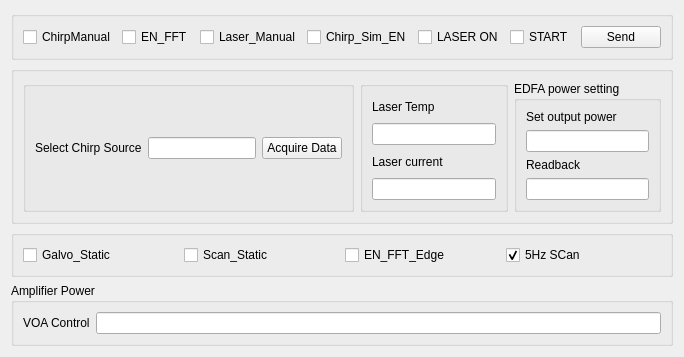
         <widget class="QWidget" name="tab_5">
          <attribute name="title">
           <string>LASER</string>
          </attribute>
          <layout class="QVBoxLayout" name="verticalLayout_12">
           <item>
            <widget class="QGroupBox" name="groupBox_23">
             <property name="title">
              <string/>
             </property>
             <layout class="QHBoxLayout" name="horizontalLayout_12">
              <item>
               <widget class="QCheckBox" name="cb_ChirpMan">
                <property name="text">
                 <string>ChirpManual</string>
                </property>
               </widget>
              </item>
              <item>
               <widget class="QCheckBox" name="cb_ENFFT">
                <property name="text">
                 <string>EN_FFT</string>
                </property>
               </widget>
              </item>
              <item>
               <widget class="QCheckBox" name="cb_LSRMan">
                <property name="text">
                 <string>Laser_Manual</string>
                </property>
               </widget>
              </item>
              <item>
               <widget class="QCheckBox" name="cb_ChirpSim">
                <property name="text">
                 <string>Chirp_Sim_EN</string>
                </property>
               </widget>
              </item>
              <item>
               <widget class="QCheckBox" name="cb_laser">
                <property name="text">
                 <string>LASER ON</string>
                </property>
               </widget>
              </item>
              <item>
               <widget class="QCheckBox" name="cb_start">
                <property name="text">
                 <string>START</string>
                </property>
               </widget>
              </item>
              <item>
               <widget class="QPushButton" name="pb_start">
                <property name="text">
                 <string>Send</string>
                </property>
               </widget>
              </item>
             </layout>
            </widget>
           </item>
           <item>
            <widget class="QGroupBox" name="groupBox_42">
             <property name="title">
              <string/>
             </property>
             <layout class="QHBoxLayout" name="horizontalLayout_22">
              <item>
               <widget class="QGroupBox" name="groupBox_43">
                <property name="title">
                 <string/>
                </property>
                <layout class="QHBoxLayout" name="horizontalLayout_23">
                 <item>
                  <widget class="QLabel" name="label_46">
                   <property name="text">
                    <string>Select Chirp Source</string>
                   </property>
                  </widget>
                 </item>
                 <item>
                  <widget class="QLineEdit" name="le_chirpsource">
                   <property name="sizePolicy">
                    <sizepolicy hsizetype="Preferred" vsizetype="Fixed">
                     <horstretch>0</horstretch>
                     <verstretch>0</verstretch>
                    </sizepolicy>
                   </property>
                  </widget>
                 </item>
                 <item>
                  <widget class="QPushButton" name="pb_AcquireData">
                   <property name="sizePolicy">
                    <sizepolicy hsizetype="Preferred" vsizetype="Fixed">
                     <horstretch>0</horstretch>
                     <verstretch>0</verstretch>
                    </sizepolicy>
                   </property>
                   <property name="text">
                    <string>Acquire Data</string>
                   </property>
                  </widget>
                 </item>
                </layout>
               </widget>
              </item>
              <item>
               <widget class="QGroupBox" name="groupBox_20">
                <property name="title">
                 <string/>
                </property>
                <layout class="QVBoxLayout" name="verticalLayout_11">
                 <item>
                  <widget class="QLabel" name="label_9">
                   <property name="text">
                    <string>Laser Temp</string>
                   </property>
                  </widget>
                 </item>
                 <item>
                  <widget class="QLineEdit" name="la_temp"/>
                 </item>
                 <item>
                  <widget class="QLabel" name="label_11">
                   <property name="text">
                    <string>Laser current</string>
                   </property>
                  </widget>
                 </item>
                 <item>
                  <widget class="QLineEdit" name="la_current"/>
                 </item>
                </layout>
               </widget>
              </item>
              <item>
               <widget class="QGroupBox" name="groupBox_19">
                <property name="title">
                 <string>EDFA power setting</string>
                </property>
                <layout class="QVBoxLayout" name="verticalLayout_10">
                 <item>
                  <widget class="QLabel" name="label_6">
                   <property name="text">
                    <string>Set output power</string>
                   </property>
                  </widget>
                 </item>
                 <item>
                  <widget class="QLineEdit" name="le_laser_power">
                   <property name="enabled">
                    <bool>true</bool>
                   </property>
                  </widget>
                 </item>
                 <item>
                  <widget class="QLabel" name="label_47">
                   <property name="text">
                    <string>Readback</string>
                   </property>
                  </widget>
                 </item>
                 <item>
                  <widget class="QLineEdit" name="la_readback">
                   <property name="enabled">
                    <bool>true</bool>
                   </property>
                  </widget>
                 </item>
                </layout>
               </widget>
              </item>
             </layout>
            </widget>
           </item>
           <item>
            <widget class="QGroupBox" name="groupBox_37">
             <property name="title">
              <string/>
             </property>
             <layout class="QHBoxLayout" name="horizontalLayout_14">
              <item>
               <widget class="QCheckBox" name="cb_DEBA">
                <property name="text">
                 <string>Galvo_Static</string>
                </property>
               </widget>
              </item>
              <item>
               <widget class="QCheckBox" name="cb_DEBB">
                <property name="text">
                 <string>Scan_Static</string>
                </property>
               </widget>
              </item>
              <item>
               <widget class="QCheckBox" name="cb_ENFFTEdge">
                <property name="text">
                 <string>EN_FFT_Edge</string>
                </property>
               </widget>
              </item>
              <item>
               <widget class="QCheckBox" name="cb_DoTrig">
                <property name="text">
                 <string>5Hz SCan</string>
                </property>
                <property name="checked">
                 <bool>true</bool>
                </property>
               </widget>
              </item>
             </layout>
            </widget>
           </item>
           <item>
            <widget class="QGroupBox" name="groupBox_9">
             <property name="title">
              <string>Amplifier Power</string>
             </property>
             <layout class="QHBoxLayout" name="horizontalLayout_7">
              <item>
               <widget class="QLabel" name="label_17">
                <property name="text">
                 <string>VOA Control</string>
                </property>
               </widget>
              </item>
              <item>
               <widget class="QLineEdit" name="voa_control"/>
              </item>
             </layout>
            </widget>
           </item>
          </layout>
         </widget>
